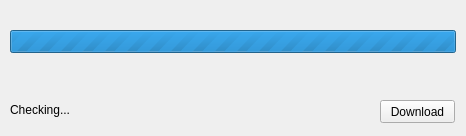
<?xml version="1.0" encoding="UTF-8"?>
<ui version="4.0">
 <class>UpdateChecker</class>
 <widget class="QWidget" name="UpdateChecker">
  <property name="windowModality">
   <enum>Qt::ApplicationModal</enum>
  </property>
  <property name="geometry">
   <rect>
    <x>0</x>
    <y>0</y>
    <width>466</width>
    <height>136</height>
   </rect>
  </property>
  <property name="windowTitle">
   <string>Update Check</string>
  </property>
  <widget class="QProgressBar" name="pbar_status">
   <property name="geometry">
    <rect>
     <x>10</x>
     <y>30</y>
     <width>446</width>
     <height>23</height>
    </rect>
   </property>
   <property name="minimum">
    <number>0</number>
   </property>
   <property name="maximum">
    <number>0</number>
   </property>
   <property name="value">
    <number>-1</number>
   </property>
   <property name="textVisible">
    <bool>false</bool>
   </property>
   <property name="invertedAppearance">
    <bool>false</bool>
   </property>
   <property name="format">
    <string notr="true"/>
   </property>
  </widget>
  <widget class="QLabel" name="l_notify">
   <property name="geometry">
    <rect>
     <x>10</x>
     <y>90</y>
     <width>361</width>
     <height>41</height>
    </rect>
   </property>
   <property name="text">
    <string>&lt;html&gt;&lt;head/&gt;&lt;body&gt;&lt;p&gt;Checking...&lt;/p&gt;&lt;/body&gt;&lt;/html&gt;</string>
   </property>
   <property name="textFormat">
    <enum>Qt::RichText</enum>
   </property>
   <property name="wordWrap">
    <bool>true</bool>
   </property>
  </widget>
  <widget class="QPushButton" name="pb_download">
   <property name="geometry">
    <rect>
     <x>380</x>
     <y>100</y>
     <width>75</width>
     <height>23</height>
    </rect>
   </property>
   <property name="text">
    <string>Download</string>
   </property>
   <property name="flat">
    <bool>false</bool>
   </property>
  </widget>
 </widget>
 <resources/>
 <connections/>
</ui>
